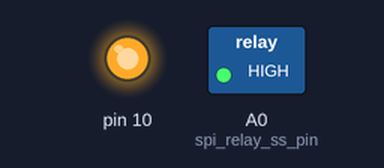
A sketch run on a simulated Arduino Uno, built with avr-gcc and run on an emulated ATmega328P. Shown: switched loads named in the sketch (green lamp = pin HIGH), output pins drawn as LEDs (lit = HIGH).

Above: at 0.1 s.
Timing chart, 0 to 1.6 s (numbered marks = the images above):
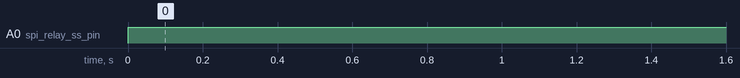

The sketch:

spi_send_test.ino
```cpp
//
// Nick Gammon: http://www.gammon.com.au/spi
//

#include <SPI.h>

byte spi_relay_ss_pin = A0;

void setup (void){

  pinMode(spi_relay_ss_pin, OUTPUT);
  digitalWrite(spi_relay_ss_pin, HIGH);  // ensure SS stays high for now

  // Put SCK, MOSI, SS pins into output mode
  // also put SCK, MOSI into LOW state, and SS into HIGH state.
  // Then put SPI hardware into Master mode and turn SPI on
  SPI.begin();

  // Slow down the master a bit
  //SPI.setClockDivider(SPI_CLOCK_DIV8); // 1 MHz
  //SPI.setClockDivider(SPI_CLOCK_DIV4); // 2 MHz
}

void spi_relay_msg(uint8_t id, float volt, float temperature){
  digitalWrite(spi_relay_ss_pin, LOW);

  // Slow down the master a bit
  SPI.setClockDivider(SPI_CLOCK_DIV8); // 1 MHz

  uint8_t buf_size = 30;
  char buf[buf_size]{0};

  itoa(id, buf, 10);
  for (uint8_t i = 0; i < buf_size; i++){
     if (buf[i] == 0){
       break;
     }

     SPI.transfer(buf[i]);
  }

  SPI.transfer(':');
  SPI.transfer(' ');

  dtostrf(volt, 4, 2, buf);
  for (uint8_t i = 0; i < buf_size; i++){
     if (buf[i] == 0){
       break;
     }

     SPI.transfer(buf[i]);
  }
  SPI.transfer('V');
  SPI.transfer(',');
  SPI.transfer(' ');

  dtostrf(temperature, 4, 1, buf);
  for (uint8_t i = 0; i < buf_size; i++){
     if (buf[i] == 0){
       break;
     }

     SPI.transfer(buf[i]);
  }
  SPI.transfer('C');

  SPI.transfer(10); // ascii "\n" (end of sequence)

  // return to faster SPI
  SPI.setClockDivider(SPI_CLOCK_DIV2); // 4 MHz

  digitalWrite(spi_relay_ss_pin, HIGH);
}

void loop(){

  char c;

  // enable Slave Select
  digitalWrite(spi_relay_ss_pin, LOW);

  // send test string
  for (const char * p = "Hello, world!\n"; c = *p; p++){
    SPI.transfer(c);
  }
  // disable Slave Select
  digitalWrite(spi_relay_ss_pin, HIGH);

  //spi_relay_msg(1, 1.23, 10.2){

  delay(2000);
}
```

Measured:
- by itself, A0 (spi_relay_ss_pin): LOW → HIGH at 0.00 s
